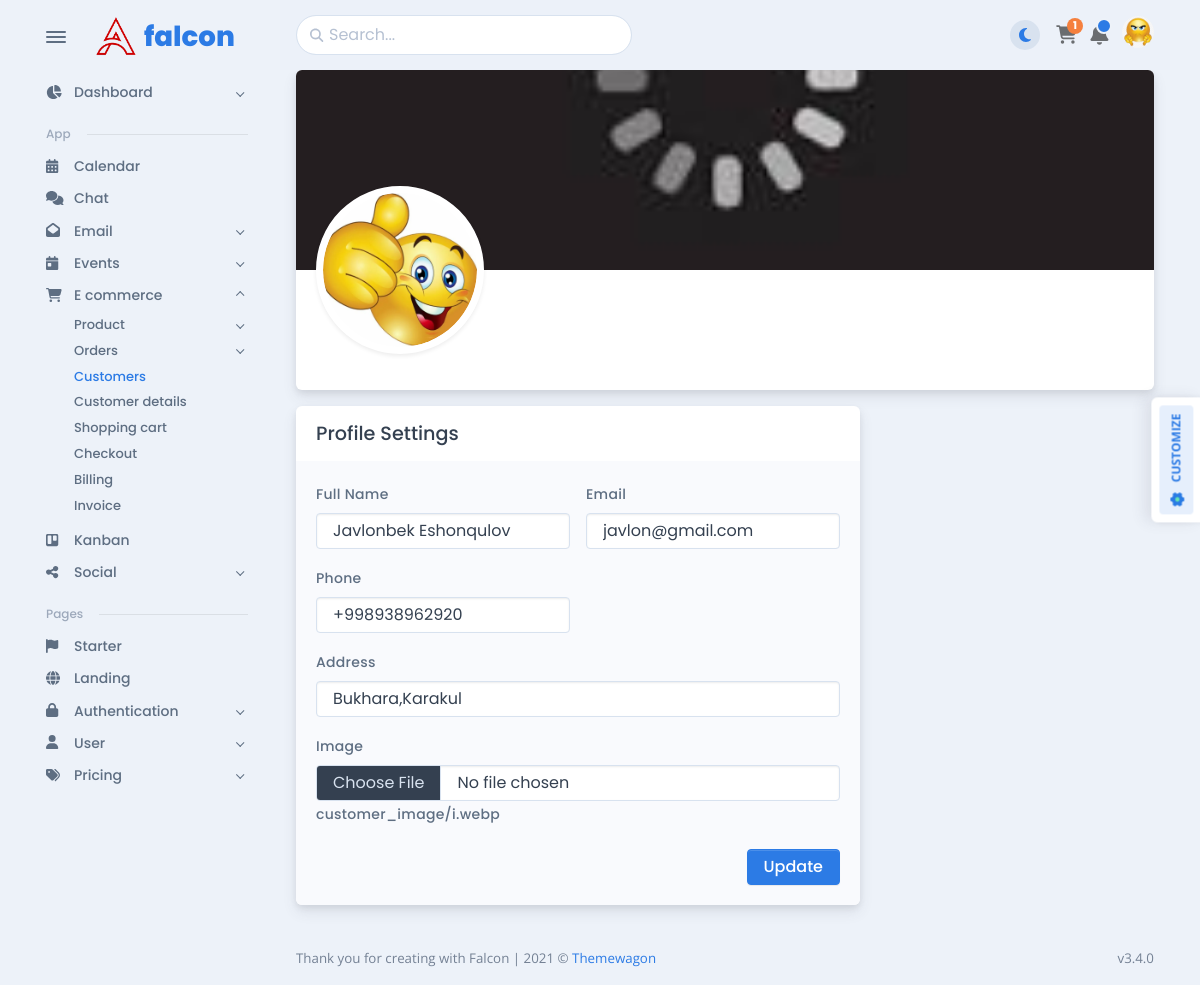
The app's page /customers/edit-customer/javlonbek-eshonqulov/ with its own data.
### customers/models.py (models this page shows, shortened)
class BaseModel(models.Model):
    created_at = models.DateTimeField(auto_now_add=True, blank=True, null=True)
    class Meta:
        abstract = True

class Customer(BaseModel):
    full_name: str = models.CharField(max_length=100)
    slug: str = models.SlugField(null=True, blank=True)
    email: str = models.EmailField()
    phone: str = models.CharField(max_length=100)
    address: str = models.CharField(max_length=100)
    image: str = models.ImageField(upload_to='customer_image', null=True, blank=True)
    class Meta:
        db_table = 'customer'
        verbose_name_plural = 'Customers'

### customers/views/views.py (the view)
# urls.py: path('edit-customer/<slug:customer_slug>/', views.edit_customer, name='edit_customer'),
def edit_customer(request, customer_slug):
    customer = get_object_or_404(Customer, slug=customer_slug)
    form = CustomerModelForm(instance=customer)
    if request.method == 'POST':
        form = CustomerModelForm(request.POST, request.FILES, instance=customer)
        if form.is_valid():
            form.save()
            return redirect('customers', )
    return render(request, 'my_web/settings.html', {'form': form, 'customer': customer})

### customers/forms.py
class CustomerModelForm(forms.ModelForm):
    class Meta:
        model = Customer
        fields = '__all__'

### customers/templates/my_web/settings.html (shortened to what this page needs)
{% extends 'my_web/base/base.html' %}
{% load static %}
{% block settings %}
    <div class="row">
        <div class="col-12">
            <div class="card mb-3 btn-reveal-trigger">
                <div class="card-header position-relative min-vh-25 mb-8">
                    <div class="avatar avatar-5xl avatar-profile shadow-sm img-thumbnail rounded-circle">
                        {% if customer.image %}
                            <div class="h-100 w-100 rounded-circle overflow-hidden position-relative"><img
                                    src="{{ customer.image.url }}" width="200" alt=""
                                    data-dz-thumbnail="data-dz-thumbnail"/>
                            </div>
                        {% endif %}
                        </div>
                    </div>
                </div>
            </div>
        </div>
        <div class="row g-0">
            <div class="col-lg-8 pe-lg-2">
                <div class="card mb-3">
                    <div class="card-header">
                        <h5 class="mb-0">Profile Settings</h5>
                    </div>
                    <div class="card-body bg-light">
                        <form method="post" enctype="multipart/form-data" class="row g-3">
                            <div class="col-lg-6">
                                <label class="form-label" for="first-name">Full Name</label>
                                <input class="form-control" id="first-name" name="full_name" type="text"
                                       placeholder="New Full Name" value="{{ customer.full_name }}"/>
                            </div>
                            <div class="col-lg-6">
                                <label class="form-label" for="email1">Email</label>
                                <input class="form-control" id="email1" type="text" name="email" placeholder="New Email"
                                       value="{{ customer.email }}"/>
                            </div>
                            <div class="col-lg-6">
                                <label class="form-label" for="email2">Phone</label>
                                <input class="form-control" id="email2" type="text" name="phone"
                                       placeholder="New Phone number"
                                       value="{{ customer.phone }}"/>
                            </div>
                            <div class="col-lg-12">
                                <label class="form-label" for="email3">Address</label>
                                <input class="form-control" id="email3" type="text" name="address"
                                       placeholder="New Address"
                                       value="{{ customer.address }}"/>
                            </div>
                            <div class="col-lg-12">
                                <label class="form-label" for="email3">Image </label>
                                <input class="form-control" id="email3" type="file" name="image"/>
                                {% if customer.image %}
                                    <label class="form-label" for="email3">{{ customer.image }}</label>
                                {% endif %}
                            </div>
                            <div class="col-12 d-flex justify-content-end">
                                <button class="btn btn-primary" type="submit">Update</button>
                            </div>
                        </form>
                    </div>
                </div>
            </div>
        </div>
{% endblock %}

### records on screen
Customer: image (picture), full_name "Javlonbek Eshonqulov", email "javlon@gmail.com", phone "+998938962920", address "Bukhara,Karakul", image "customer_image/i.webp"
